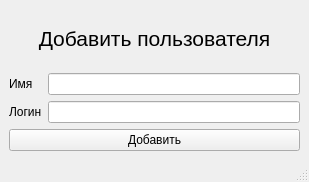
<?xml version="1.0" encoding="UTF-8"?>
<ui version="4.0">
 <class>MainWindow</class>
 <widget class="QMainWindow" name="MainWindow">
  <property name="geometry">
   <rect>
    <x>0</x>
    <y>0</y>
    <width>309</width>
    <height>182</height>
   </rect>
  </property>
  <property name="windowTitle">
   <string>MainWindow</string>
  </property>
  <widget class="QWidget" name="centralwidget">
   <layout class="QGridLayout" name="gridLayout">
    <item row="1" column="0">
     <widget class="QLabel" name="label_2">
      <property name="text">
       <string>Имя</string>
      </property>
     </widget>
    </item>
    <item row="1" column="1">
     <widget class="QLineEdit" name="nameInput"/>
    </item>
    <item row="2" column="0">
     <widget class="QLabel" name="label_3">
      <property name="text">
       <string>Логин</string>
      </property>
     </widget>
    </item>
    <item row="2" column="1">
     <widget class="QLineEdit" name="loginInput"/>
    </item>
    <item row="0" column="0" colspan="2">
     <widget class="QLabel" name="label">
      <property name="font">
       <font>
        <pointsize>16</pointsize>
       </font>
      </property>
      <property name="text">
       <string>Добавить пользователя</string>
      </property>
      <property name="alignment">
       <set>Qt::AlignCenter</set>
      </property>
     </widget>
    </item>
    <item row="3" column="0" colspan="2">
     <widget class="QPushButton" name="btnAddUser">
      <property name="text">
       <string>Добавить</string>
      </property>
     </widget>
    </item>
   </layout>
  </widget>
  <widget class="QMenuBar" name="menubar">
   <property name="geometry">
    <rect>
     <x>0</x>
     <y>0</y>
     <width>309</width>
     <height>24</height>
    </rect>
   </property>
  </widget>
  <widget class="QStatusBar" name="statusbar"/>
 </widget>
 <resources/>
 <connections/>
</ui>
